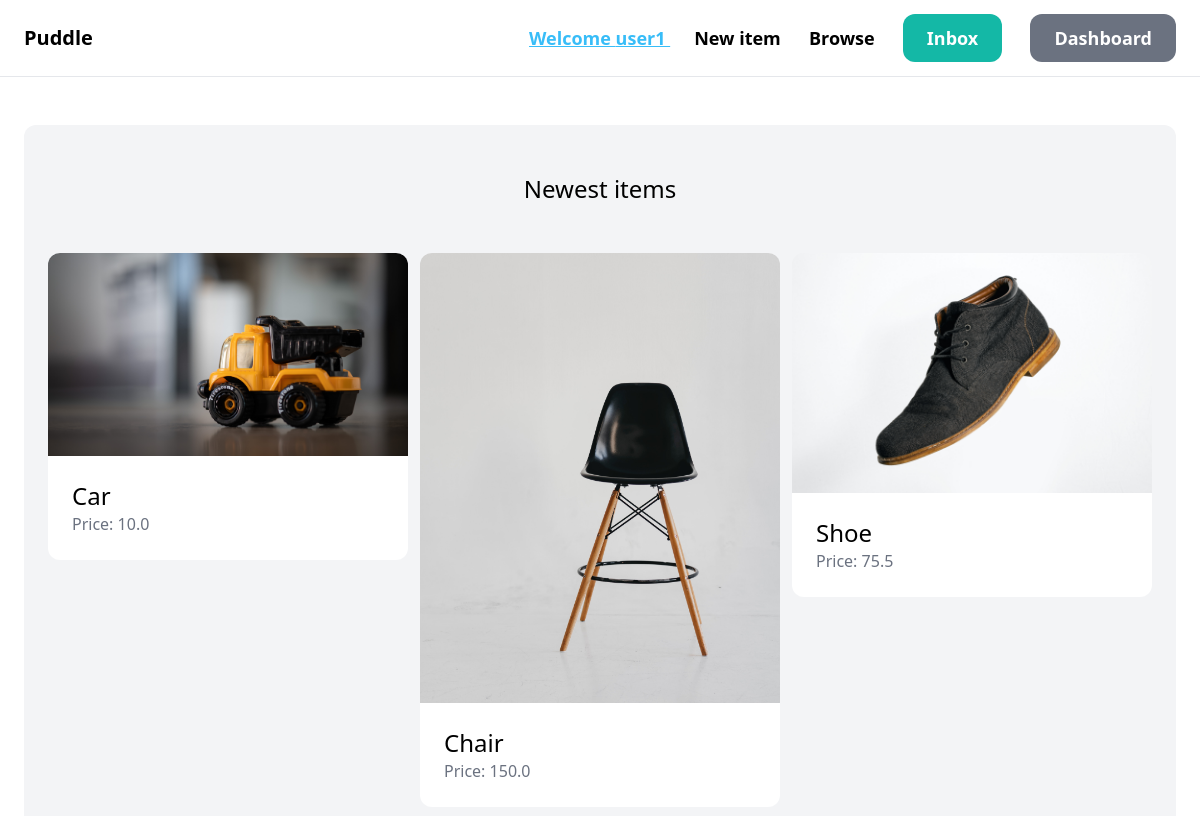
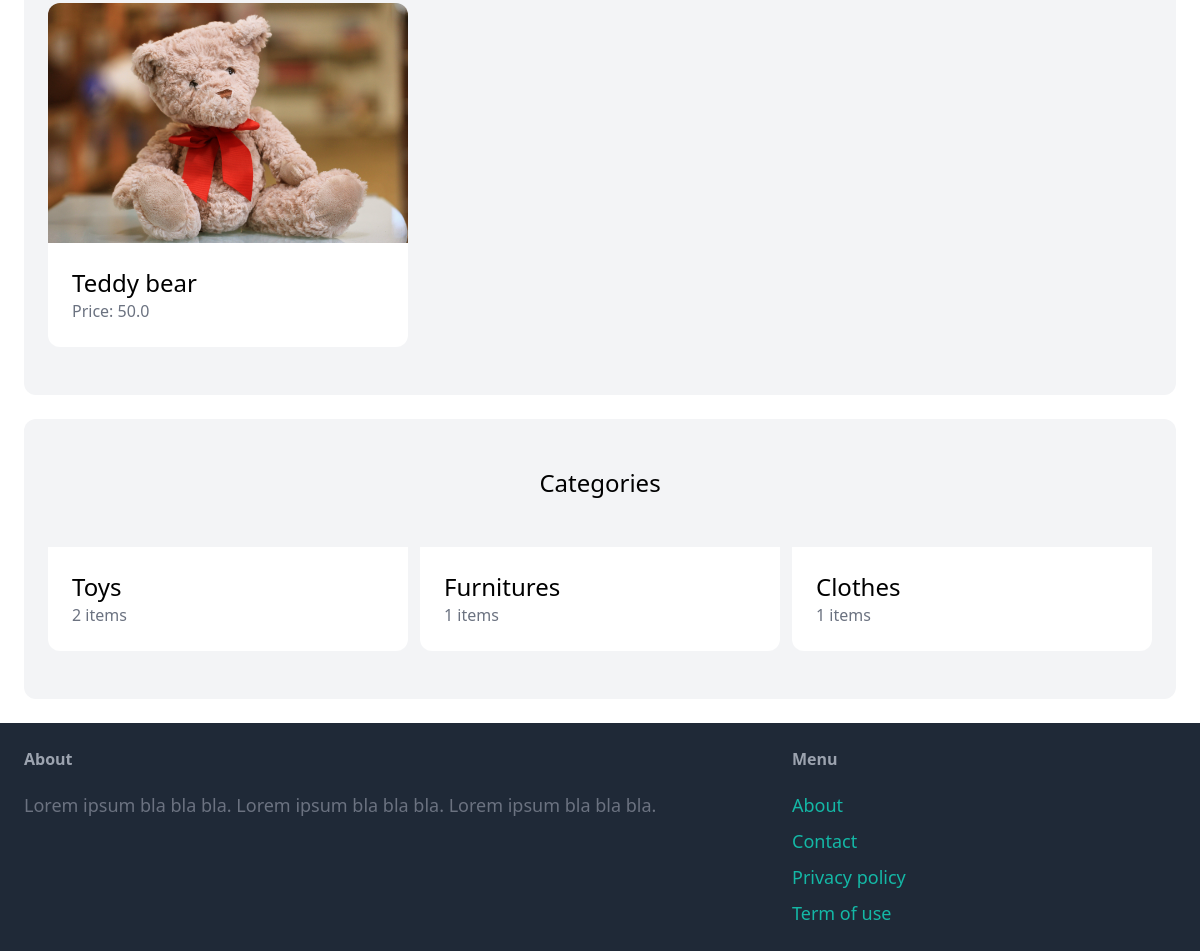
The app's page / (signed in), older data (2 pictures, top to bottom).
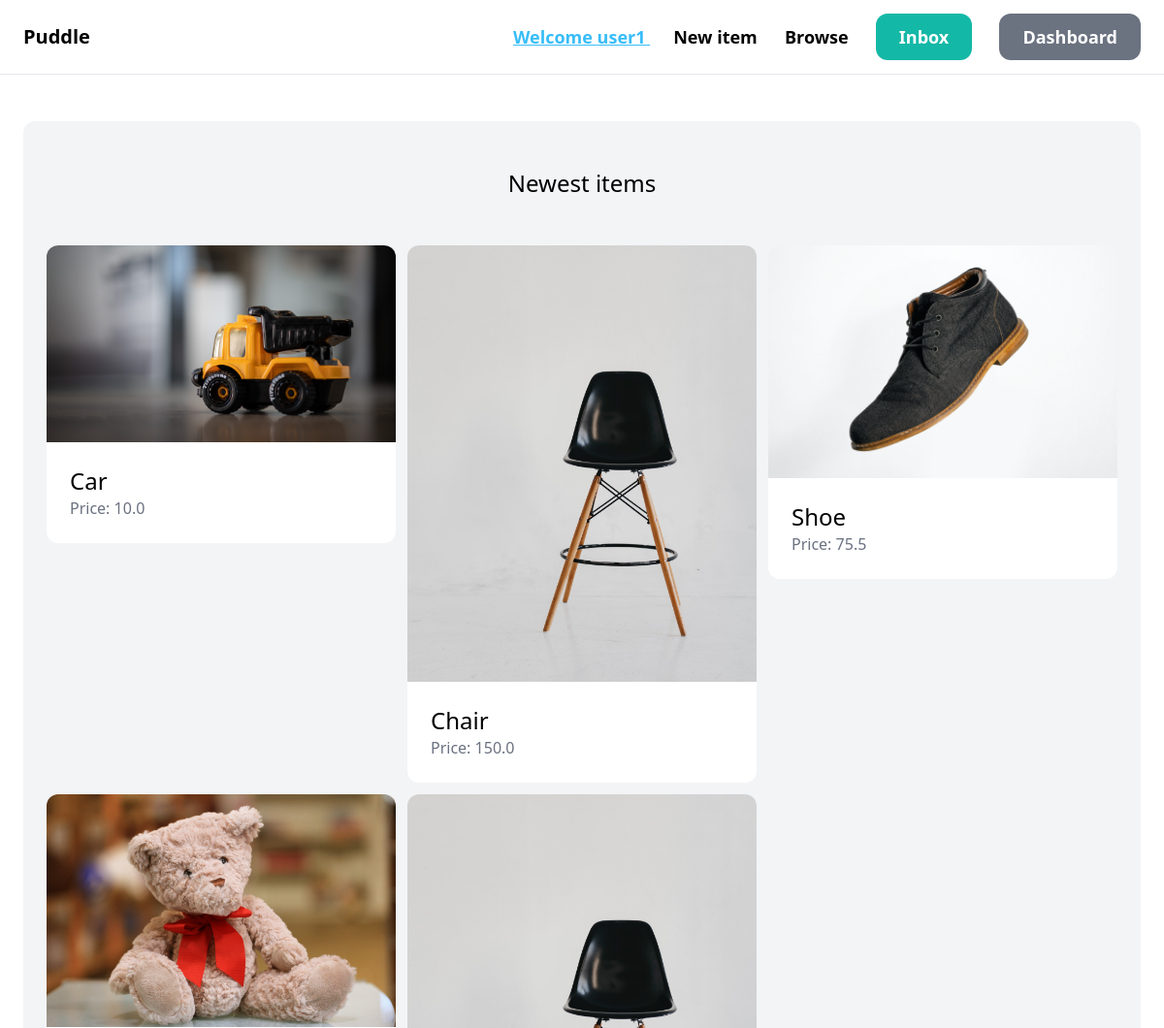
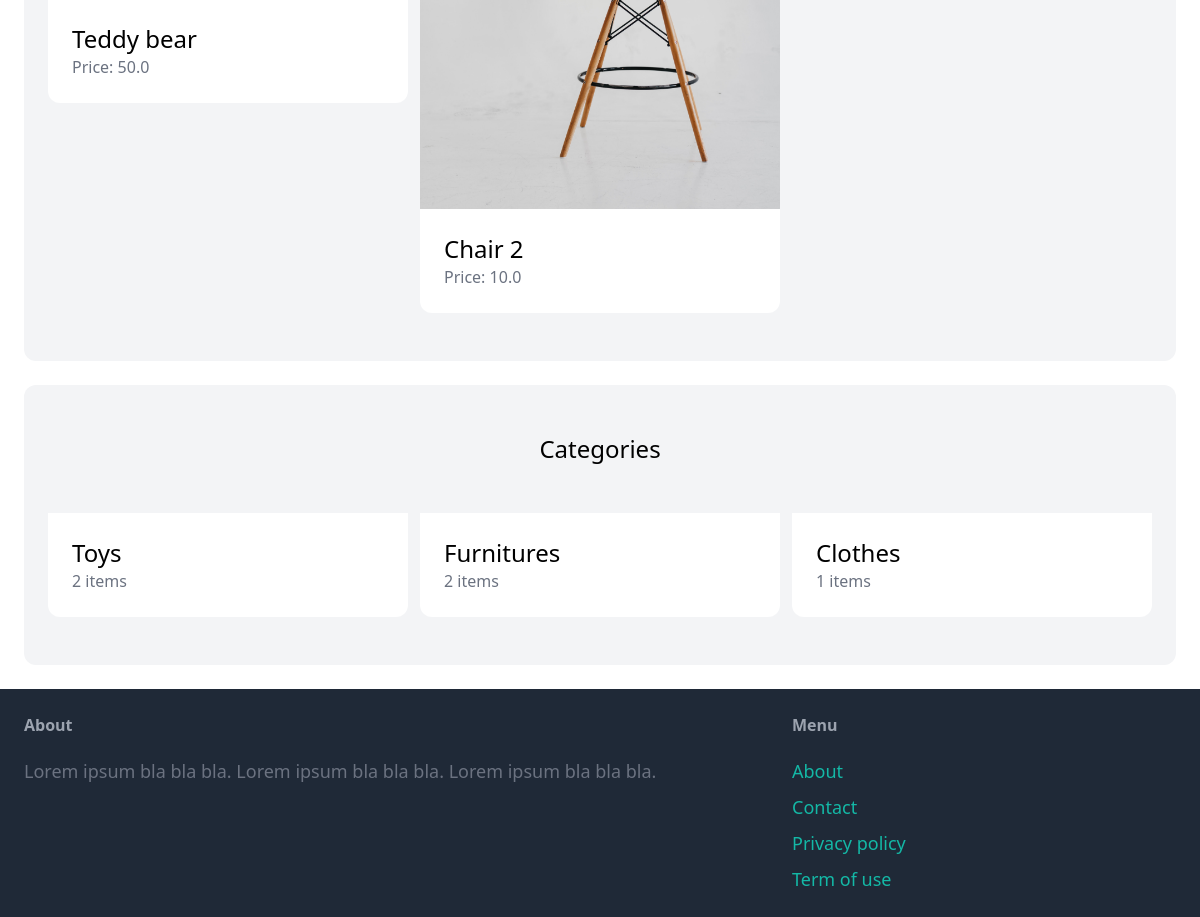
The same page, newer data (2 pictures, top to bottom).
### item/models.py (models this page shows, shortened)
class Item(models.Model):
    name = models.CharField(max_length=255)
    description = models.TextField(blank=True, null=True)
    price = models.FloatField()
    is_sold = models.BooleanField(default=False)
    created_at = models.DateTimeField(auto_now_add=True)
    created_by = models.ForeignKey(User, related_name="items", on_delete=models.CASCADE)
    category = models.ForeignKey(Category, related_name="items",on_delete=models.CASCADE)
    image = models.ImageField(upload_to="item_images", blank=True, null=True)

class Category(models.Model):
    name = models.CharField(max_length=255)
    class Meta:
        verbose_name_plural = "Categories"

### core/views.py (the view)
# urls.py: path('', views.index, name="index"),
def index(request):
    items = Item.objects.filter(is_sold=False)[0:6]
    categories = Category.objects.all()
    return render(request, 'core/index.html', {
        'categories': categories,
        'items': items,
    })

### core/templates/core/index.html (shortened to what this page needs)
{% extends 'core/base.html' %}
{% block content %}
    <div class="mt-6 px-6 py-12 bg-gray-100 rounded-xl">
        <h2 class="mb-12 text-2xl text-center">Newest items</h2>
        <div class="grid grid-cols-3 gap-3">
            {% for item in items %}
                <div>
                    <a href="{% url 'item:detail' item.id %}">
                        <div>
                            <img src="{{ item.image.url }}" class="rounded-t-xl">
                        </div>
                        <div class="p-6 bg-white rounded-b-xl">
                            <h2 class="text-2xl">{{ item.name }}</h2>
                            <p class="text-gray-500">Price: {{ item.price }}</p>
                        </div>
                    </a>
                </div>
            {% endfor %}
        </div>
    </div>
    <div class="mt-6 px-6 py-12 bg-gray-100 rounded-xl">
        <h2 class="mb-12 text-2xl text-center">Categories</h2>
        <div class="grid grid-cols-3 gap-3">
            {% for category in categories %}
                <div>
                    <a href="#">
                        <div class="p-6 bg-white rounded-b-xl">
                            <h2 class="text-2xl">{{ category.name }}</h2>
                            <p class="text-gray-500">{{ category.items.count }} items</p>
                        </div>
                    </a>
                </div>
            {% endfor %}
        </div>
    </div>
{% endblock %}

Row changes from the older to the newer data that the page shows:
added Item: image (picture), name "Chair 2", price "10.0"
computed for Category "Furnitures": items.count "1" → "2"
